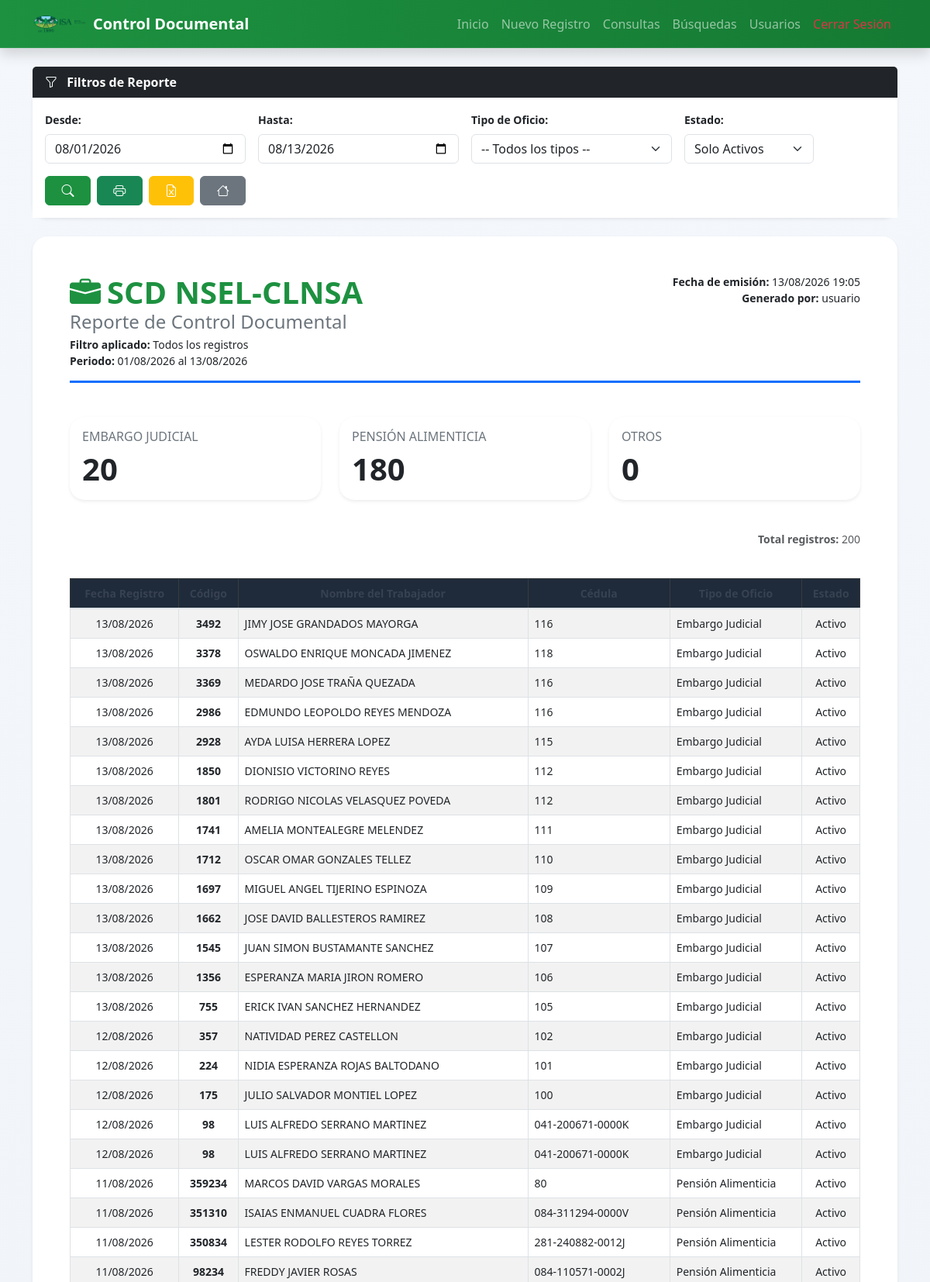
Page /reporte_imprimible.php (signed in, upper part) on the committed database.
### tables this page shows
CREATE TABLE `trabajadores` (
  `id` int(11) NOT NULL AUTO_INCREMENT,
  `codigo_trabajador` varchar(20) NOT NULL,
  `nombre_completo` varchar(100) NOT NULL,
  `cedula` varchar(20) NOT NULL,
  `foto_perfil` varchar(255) DEFAULT NULL,
  `descripcion_oficio` text DEFAULT NULL,
  `archivo_adjunto` varchar(255) DEFAULT NULL,
  `tipo_documento` enum('Embargo Judicial','Pensión Alimenticia','Otro') DEFAULT NULL,
  `fecha_registro` timestamp NOT NULL DEFAULT current_timestamp(),
  `inhabilitado` tinyint(1) NOT NULL DEFAULT 0,
  `fecha_inhabilitacion` date DEFAULT NULL,
  `motivo_inhabilitacion` text DEFAULT NULL,
  `doc_inhabilitacion` varchar(255) DEFAULT NULL,
  `usuario_inhabilito` varchar(50) DEFAULT NULL,
  `nombre_adjunto` varchar(255) DEFAULT NULL,
  `usuario_registro` varchar(255) DEFAULT NULL,
  `valor_inicial` decimal(10,2) DEFAULT NULL,
  `valor_final` decimal(10,2) DEFAULT NULL,
  `condicion_especial_1` text DEFAULT NULL,
  `condicion_especial_2` text DEFAULT NULL,
  `fecha_especial_1` date DEFAULT NULL,
  `fecha_especial_2` date DEFAULT NULL,
  `banco_institucion` varchar(255) DEFAULT NULL,
  PRIMARY KEY (`id`)
);

### reporte_imprimible.php (the view, shortened to what this page needs)
<?php
include 'conexion.php';
$fecha_inicio = isset($_GET['fecha_inicio']) ? $_GET['fecha_inicio'] : date("Y-m-01");
$fecha_fin    = isset($_GET['fecha_fin']) ? $_GET['fecha_fin'] : date("Y-m-d");
$tipo_filtro  = isset($_GET['tipo_documento']) ? $_GET['tipo_documento'] : 'Todos';
$estado_filtro = isset($_GET['estado']) ? $_GET['estado'] : 'activos';
$sql = "SELECT * FROM trabajadores WHERE DATE(fecha_registro) BETWEEN :fecha_inicio AND :fecha_fin";
if ($estado_filtro === 'activos') {
    $sql .= " AND inhabilitado = 0";
} elseif ($estado_filtro === 'inhabilitados') {
    $sql .= " AND inhabilitado = 1";
}
$sql .= " ORDER BY fecha_registro DESC";
$stmt = $conexion->prepare($sql);
$stmt->bindParam(':fecha_inicio', $fecha_inicio);
$stmt->bindParam(':fecha_fin', $fecha_fin);
$stmt->execute();
$stats_sql = "SELECT tipo_documento, COUNT(*) AS cantidad FROM trabajadores WHERE DATE(fecha_registro) BETWEEN :fecha_inicio AND :fecha_fin";
if ($estado_filtro === 'activos') {
    $stats_sql .= " AND inhabilitado = 0";
} elseif ($estado_filtro === 'inhabilitados') {
    $stats_sql .= " AND inhabilitado = 1";
}
$stats_sql .= " GROUP BY tipo_documento";
$stats_stmt = $conexion->prepare($stats_sql);
$stats_stmt->bindParam(':fecha_inicio', $fecha_inicio);
$stats_stmt->bindParam(':fecha_fin', $fecha_fin);
$stats_stmt->execute();
$stats = [
    'Embargo Judicial' => 0,
    'Pensión Alimenticia' => 0,
    'Otro' => 0,
];
while ($row = $stats_stmt->fetch(PDO::FETCH_ASSOC)) {
    $stats[$row['tipo_documento']] = (int)$row['cantidad'];
}
$total_registros = array_sum($stats);
$fecha_actual = date("d/m/Y H:i");
?>
<?php
include 'includes/header.php';
?>
<div class="mt-4 mb-5">
    <div class="card shadow-sm mb-4 no-print border-0">
        <div class="card-header bg-dark text-white fw-bold">
            <i class="bi bi-funnel me-2"></i> Filtros de Reporte
        </div>
        <div class="card-body bg-white">
            <form method="GET" class="row g-3 align-items-end">
                <div class="col-md-3">
                    <label class="form-label small fw-bold">Desde:</label>
                    <input type="date" name="fecha_inicio" class="form-control" value="<?php echo htmlspecialchars($fecha_inicio); ?>">
                </div>
                <div class="col-md-3">
                    <label class="form-label small fw-bold">Hasta:</label>
                    <input type="date" name="fecha_fin" class="form-control" value="<?php echo htmlspecialchars($fecha_fin); ?>">
                </div>
                <div class="col-md-3">
                    <label class="form-label small fw-bold">Tipo de Oficio:</label>
                    <select name="tipo_documento" class="form-select">
                        <option value="Todos" <?php echo ($tipo_filtro == 'Todos') ? 'selected' : ''; ?>>-- Todos los tipos --</option>
                    </select>
                </div>
                <div class="col-md-2">
                    <label class="form-label small fw-bold">Estado:</label>
                    <select name="estado" class="form-select">
                        <option value="activos"       <?php echo ($estado_filtro == 'activos')       ? 'selected' : ''; ?>>Solo Activos</option>
                    </select>
                </div>
                <div class="col-md-3 d-flex gap-2">
                    <button type="submit" class="btn btn-primary flex-grow-1" title="Filtrar">
                        <i class="bi bi-search"></i>
                    </button>
                    <button type="button" onclick="window.print();" class="btn btn-success flex-grow-1" title="Imprimir PDF">
                        <i class="bi bi-printer"></i>
                    </button>
                    <a href="exportar_excel.php?fecha_inicio=<?php echo urlencode($fecha_inicio); ?>&fecha_fin=<?php echo urlencode($fecha_fin); ?>&tipo_documento=<?php echo urlencode($tipo_filtro); ?>&estado=<?php echo urlencode($estado_filtro); ?>"
                       class="btn btn-warning flex-grow-1 text-white" title="Exportar Excel">
                        <i class="bi bi-file-earmark-excel"></i>
                    </a>
                    <a href="panel.php" class="btn btn-secondary flex-grow-1" title="Volver al Inicio">
                        <i class="bi bi-house"></i>
                    </a>
                </div>
            </form>
        </div>
    </div>
    <div class="card p-5 shadow-sm border-0">
        <div class="header-reporte d-flex flex-column flex-lg-row justify-content-between align-items-start gap-4">
            <div>
                <h1 class="fw-bold text-primary mb-0"><i class="bi bi-briefcase-fill me-2"></i>SCD NSEL-CLNSA</h1>
                <h4 class="text-secondary mb-1">Reporte de Control Documental</h4>
                <p class="mb-0 small">
                    <strong>Filtro aplicado:</strong> <?php echo htmlspecialchars(($tipo_filtro == 'Todos') ? 'Todos los registros' : $tipo_filtro); ?>
                </p>
                <p class="mb-0 small">
                    <strong>Periodo:</strong> <?php echo date("d/m/Y", strtotime($fecha_inicio)); ?> al <?php echo date("d/m/Y", strtotime($fecha_fin)); ?>
                </p>
            </div>
            <div class="text-end small">
                <p class="mb-0"><strong>Fecha de emisión:</strong> <?php echo $fecha_actual; ?></p>
                <p class="mb-0"><strong>Generado por:</strong> <?php echo htmlspecialchars($_SESSION['usuario_nombre']); ?></p>
            </div>
        </div>
        <div class="row mt-4 mb-4">
            <div class="col-md-4 mb-3">
                <div class="card border-0 shadow-sm h-100">
                    <div class="card-body p-3">
                        <h6 class="text-uppercase text-secondary mb-2">Embargo Judicial</h6>
                        <p class="display-6 fw-bold mb-0"><?php echo $stats['Embargo Judicial']; ?></p>
                    </div>
                </div>
            </div>
            <div class="col-md-4 mb-3">
                <div class="card border-0 shadow-sm h-100">
                    <div class="card-body p-3">
                        <h6 class="text-uppercase text-secondary mb-2">Pensión Alimenticia</h6>
                        <p class="display-6 fw-bold mb-0"><?php echo $stats['Pensión Alimenticia']; ?></p>
                    </div>
                </div>
            </div>
            <div class="col-md-4 mb-3">
                <div class="card border-0 shadow-sm h-100">
                    <div class="card-body p-3">
                        <h6 class="text-uppercase text-secondary mb-2">Otros</h6>
                        <p class="display-6 fw-bold mb-0"><?php echo $stats['Otro']; ?></p>
                    </div>
                </div>
            </div>
        </div>
        <div class="mb-3 text-end small text-muted">
            <strong>Total registros:</strong> <?php echo $total_registros; ?>
        </div>
        <table class="table table-bordered table-striped align-middle mt-4">
            <thead class="table-dark text-center small">
                <tr>
                    <th>Fecha Registro</th>
                    <th>Código</th>
                    <th>Nombre del Trabajador</th>
                    <th>Cédula</th>
                    <th>Tipo de Oficio</th>
                    <th>Estado</th>
                </tr>
            </thead>
            <tbody>
                <?php if($stmt->rowCount() > 0): ?>
                    <?php while($row = $stmt->fetch(PDO::FETCH_ASSOC)): ?>
                    <tr class="small" style="<?php echo $row['inhabilitado'] ? 'background-color:#f8d7da;color:#842029;' : ''; ?>">
                        <td class="text-center"><?php echo date("d/m/Y", strtotime($row['fecha_registro'])); ?></td>
                        <td class="text-center fw-bold"><?php echo htmlspecialchars($row['codigo_trabajador']); ?></td>
                        <td><?php echo htmlspecialchars($row['nombre_completo']); ?></td>
                        <td><?php echo htmlspecialchars($row['cedula']); ?></td>
                        <td><?php echo htmlspecialchars($row['tipo_documento']); ?></td>
                        <td class="text-center"><?php echo $row['inhabilitado'] ? 'Inhabilitado' : 'Activo'; ?></td>
                    </tr>
                    <?php endwhile; ?>
                <?php endif; ?>
            </tbody>
        </table>
    <?php include 'includes/footer.php'; ?>

### css/isa-colors.css (style rules this page uses)
:root { --isa-primary: #1d9140; --isa-primary-dark: #157a33; --isa-primary-light: #2eb859; --bs-primary: #1d9140; --bs-primary-rgb: 29, 145, 64; --bs-secondary: #6c757d; --bs-success: #1d9140; --bs-info: #0dcaf0; --bs-warning: #ffc107; --bs-danger: #dc3545; --bs-light: #f8f9fa; --bs-dark: #212529; }
.btn-primary { background-color: #1d9140; border-color: #1d9140; }
a { color: #1d9140; }
.table thead th { background-color: #1d9140; color: white; }
.text-primary { color: #1d9140 !important; }

### includes/header.php (style rules this page uses)
body { background: linear-gradient(180deg, #f4f7fb 0%, #eef2f7 40%, #f8f9fa 100%); min-height: 100vh; }
.card { border: none; border-radius: 1.2rem; box-shadow: 0 1.25rem 2.5rem rgba(41, 51, 63, 0.08); transition: transform .18s ease, box-shadow .18s ease, border-color .18s ease; }
.card-header { border-bottom: none; background: transparent; }
.table thead th { border-bottom: 2px solid #dee2e6; background: rgba(13,110,253,.08); color: #374151; font-weight: 600; }
.table tbody tr { transition: background-color .15s ease; }
.btn, .btn-outline-dark { transition: transform .15s ease, box-shadow .15s ease, background-color .15s ease; }

### reporte_imprimible.php (style rules this page uses)
.header-reporte { border-bottom: 3px solid #0d6efd; padding-bottom: 15px; margin-bottom: 20px; }
.table thead { background-color: #212529 !important; color: white !important; }

### rows in the picture
trabajadores: fecha_registro "13/08/2026", codigo_trabajador "3492", nombre_completo "JIMY JOSE GRANDADOS MAYORGA", cedula "116", tipo_documento "Embargo Judicial", inhabilitado "Activo"
trabajadores: fecha_registro "13/08/2026", codigo_trabajador "3378", nombre_completo "OSWALDO ENRIQUE MONCADA JIMENEZ", cedula "118", tipo_documento "Embargo Judicial", inhabilitado "Activo"
trabajadores: fecha_registro "13/08/2026", codigo_trabajador "3369", nombre_completo "MEDARDO JOSE TRAÑA QUEZADA", cedula "116", tipo_documento "Embargo Judicial", inhabilitado "Activo"
trabajadores: fecha_registro "13/08/2026", codigo_trabajador "2986", nombre_completo "EDMUNDO LEOPOLDO REYES MENDOZA", cedula "116", tipo_documento "Embargo Judicial", inhabilitado "Activo"
trabajadores: fecha_registro "13/08/2026", codigo_trabajador "2928", nombre_completo "AYDA LUISA HERRERA LOPEZ", cedula "115", tipo_documento "Embargo Judicial", inhabilitado "Activo"
trabajadores: fecha_registro "13/08/2026", codigo_trabajador "1850", nombre_completo "DIONISIO VICTORINO REYES", cedula "112", tipo_documento "Embargo Judicial", inhabilitado "Activo"
trabajadores: fecha_registro "13/08/2026", codigo_trabajador "1801", nombre_completo "RODRIGO NICOLAS VELASQUEZ POVEDA", cedula "112", tipo_documento "Embargo Judicial", inhabilitado "Activo"
trabajadores: fecha_registro "13/08/2026", codigo_trabajador "1741", nombre_completo "AMELIA MONTEALEGRE MELENDEZ", cedula "111", tipo_documento "Embargo Judicial", inhabilitado "Activo"
trabajadores: fecha_registro "13/08/2026", codigo_trabajador "1712", nombre_completo "OSCAR OMAR GONZALES TELLEZ", cedula "110", tipo_documento "Embargo Judicial", inhabilitado "Activo"
trabajadores: fecha_registro "13/08/2026", codigo_trabajador "1697", nombre_completo "MIGUEL ANGEL TIJERINO ESPINOZA", cedula "109", tipo_documento "Embargo Judicial", inhabilitado "Activo"
trabajadores: fecha_registro "13/08/2026", codigo_trabajador "1662", nombre_completo "JOSE DAVID BALLESTEROS RAMIREZ", cedula "108", tipo_documento "Embargo Judicial", inhabilitado "Activo"
trabajadores: fecha_registro "13/08/2026", codigo_trabajador "1545", nombre_completo "JUAN SIMON BUSTAMANTE SANCHEZ", cedula "107", tipo_documento "Embargo Judicial", inhabilitado "Activo"
trabajadores: fecha_registro "13/08/2026", codigo_trabajador "1356", nombre_completo "ESPERANZA MARIA JIRON ROMERO", cedula "106", tipo_documento "Embargo Judicial", inhabilitado "Activo"
trabajadores: fecha_registro "13/08/2026", codigo_trabajador "755", nombre_completo "ERICK IVAN SANCHEZ HERNANDEZ", cedula "105", tipo_documento "Embargo Judicial", inhabilitado "Activo"
trabajadores: fecha_registro "12/08/2026", codigo_trabajador "357", nombre_completo "NATIVIDAD PEREZ CASTELLON", cedula "102", tipo_documento "Embargo Judicial", inhabilitado "Activo"
trabajadores: fecha_registro "12/08/2026", codigo_trabajador "224", nombre_completo "NIDIA ESPERANZA ROJAS BALTODANO", cedula "101", tipo_documento "Embargo Judicial", inhabilitado "Activo"
trabajadores: fecha_registro "12/08/2026", codigo_trabajador "175", nombre_completo "JULIO SALVADOR MONTIEL LOPEZ", cedula "100", tipo_documento "Embargo Judicial", inhabilitado "Activo"
trabajadores: fecha_registro "12/08/2026", codigo_trabajador "98", nombre_completo "LUIS ALFREDO SERRANO MARTINEZ", cedula "041-200671-0000K", tipo_documento "Embargo Judicial", inhabilitado "Activo"
trabajadores: fecha_registro "12/08/2026", codigo_trabajador "98", nombre_completo "LUIS ALFREDO SERRANO MARTINEZ", cedula "041-200671-0000K", tipo_documento "Embargo Judicial", inhabilitado "Activo"
trabajadores: fecha_registro "11/08/2026", codigo_trabajador "359234", nombre_completo "MARCOS DAVID VARGAS MORALES", cedula "80", tipo_documento "Pensión Alimenticia", inhabilitado "Activo"
trabajadores: fecha_registro "11/08/2026", codigo_trabajador "351310", nombre_completo "ISAIAS ENMANUEL CUADRA FLORES", cedula "084-311294-0000V", tipo_documento "Pensión Alimenticia", inhabilitado "Activo"
trabajadores: fecha_registro "11/08/2026", codigo_trabajador "350834", nombre_completo "LESTER RODOLFO REYES TORREZ", cedula "281-240882-0012J", tipo_documento "Pensión Alimenticia", inhabilitado "Activo"
trabajadores: fecha_registro "11/08/2026", codigo_trabajador "98234", nombre_completo "FREDDY JAVIER ROSAS", cedula "084-110571-0002J", tipo_documento "Pensión Alimenticia", inhabilitado "Activo"

### other values in the picture
date("d/m/Y", strtotime($fecha_inicio)) "01/08/2026"
date("d/m/Y", strtotime($fecha_fin)) "13/08/2026"
$_SESSION['usuario_nombre'] "usuario"
$stats['Embargo Judicial'] "20"
$stats['Pensión Alimenticia'] "180"
$stats['Otro'] "0"
$total_registros "200"
